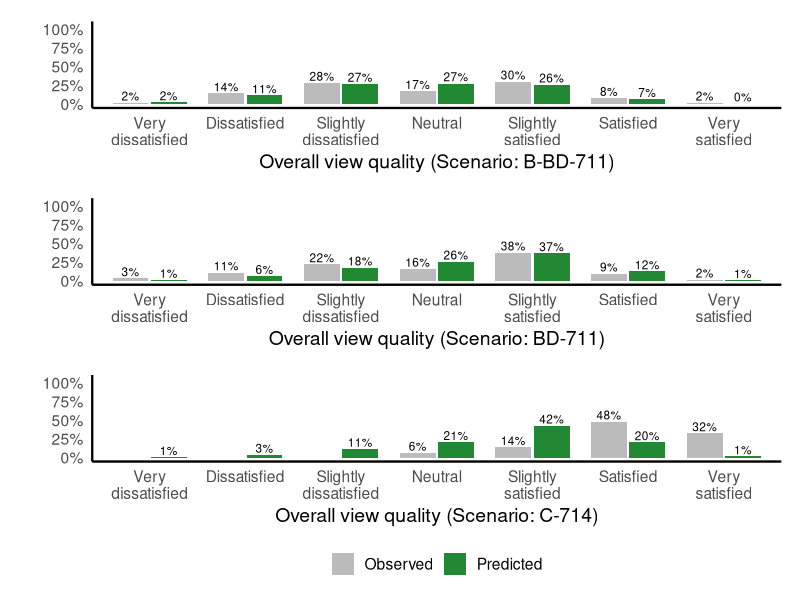

Source code (R):
# ===== Load Libraries =====
library(dplyr)
library(tidyr)
library(ggplot2)
library(scales)
library(ordinal)    # clmm
library(patchwork)  # stacking plots

# ===== Read and Preprocess Data =====
# file_path <- "H:/My Drive/2. Post-PhD/2. Research/4. Window View Quality Global Dataset/7. Interim Result/2. Data Filtering, Sorting, and Merging/C.FINAL_VERSION.csv"
#file_path <- "G:/My Drive/2. Post-PhD/2. Research/4. Window View Quality Global Dataset/7. Interim Result/2. Data Filtering, Sorting, and Merging/C.FINAL_VERSION.csv"

data <- read.csv("View_experiment.csv")
print(names(data))
data <- na.omit(data)

# Ensure column names exist (adjust indices if needed)
colnames(data)[47] <- "predictor6.5"
colnames(data)[9]  <- "participant_id"

# Factors and numerics
data <- data |>
  dplyr::mutate(
    predictor1_category   = factor(predictor1, levels = c("1", "2", "3"), ordered = TRUE),
    predictor3_category   = factor(predictor3_category, levels = c("d < 20 m", "d ≥ 20 m"), ordered = TRUE),
    predictor4_category   = factor(predictor4_category, levels = c("d > 5.1 m", "d ≤ 5.1 m"), ordered = TRUE),
    predictor5_category   = factor(predictor5_category, levels = c("r < 50%", "r ≥ 50%"), ordered = TRUE),
    predictor6_category   = factor(predictor6_category, levels = c("θ < 54°", "θ ≥ 54°"), ordered = TRUE),
    predictor6.5_category = factor(predictor6.5_category, levels = c("θ < 54°", "θ ≥ 54°"), ordered = TRUE),
    
    # Keep Fenestration as unordered factor with "Shading" as reference
    Fenestration = factor(Fenestration, levels = c("Shading", "Clear"), ordered = FALSE),
    predictor2   = factor(predictor2, levels = c("No-Nature", "Nature"), ordered = TRUE),
    
    # Numeric conversions
    dplyr::across(c(Greenery_ratio, Sky_ratio, Nature_ratio,
                    predictor3, predictor4, predictor5, predictor6, predictor6.5),
                  ~ suppressWarnings(as.numeric(as.character(.))))
  )


unique(data$Fenestration)


# Ordered outcome with 7 categories
data$Overall_view_quality <- factor(
  data$Overall_view_quality,
  levels = c("-3", "-2", "-1", "0", "1", "2", "3"),
  labels = c("Very dissatisfied", "Dissatisfied", "Slightly dissatisfied",
             "Neutral", "Slightly satisfied", "Satisfied", "Very satisfied"),
  ordered = TRUE
)

# ===== Log-transformed Predictors =====
data <- data |>
  dplyr::mutate(
    predictor3_log     = log(predictor3 + 1),
    predictor4_log     = log(predictor4 + 1),
    predictor5_log     = log(predictor5 + 1),
    predictor6_log     = log(predictor6 + 1),
    predictor6.5_log   = log(predictor6.5 + 1),
    Greenery_ratio_log = log(Greenery_ratio + 1),
    Sky_ratio_log      = log(Sky_ratio + 1),
    Nature_ratio_log   = log(Nature_ratio + 1)
  )

# Ensure participant_id is a factor and set treatment contrasts
data$participant_id <- factor(data$participant_id)
contrasts(data$Fenestration) <- contr.treatment(n = 2, base = 1)  # "Shading" baseline

# ===== Fit CLMM Model =====
formula_str <- "Overall_view_quality ~
          Nature_ratio_log +
          predictor3_log +
          predictor4_log +
          predictor6_log * predictor6.5_log +
          Fenestration +
          (1 | participant_id)"

model_clmm <- clmm(as.formula(formula_str), data = data)
print(summary(model_clmm))

# ===== Helper: Compute probabilities from RAW inputs =====
predict_category_probs <- function(model, input_raw, outcome_levels) {
  # 1) Transform raw -> log(x+1) where needed
  input_vals <- list(
    Nature_ratio_log  = log(input_raw$Nature_ratio + 1),
    predictor3_log    = log(input_raw$predictor3 + 1),
    predictor4_log    = log(input_raw$predictor4 + 1),
    predictor6_log    = log(input_raw$predictor6 + 1),
    predictor6.5_log  = log(input_raw$predictor6.5 + 1),
    Fenestration      = input_raw$Fenestration
  )
  
  # 2) Extract fixed effects and thresholds
  coefs      <- model$beta
  thresholds <- model$Theta
  
  # 3) Build eta (includes interaction term)
  eta <- 0
  add_if_present <- function(name, value) {
    if (name %in% names(coefs)) return(value * coefs[[name]]) else return(0)
  }
  eta <- eta + add_if_present("Nature_ratio_log",  input_vals$Nature_ratio_log)
  eta <- eta + add_if_present("predictor3_log",    input_vals$predictor3_log)
  eta <- eta + add_if_present("predictor4_log",    input_vals$predictor4_log)
  eta <- eta + add_if_present("predictor6_log",    input_vals$predictor6_log)
  eta <- eta + add_if_present("predictor6.5_log",  input_vals$predictor6.5_log)
  eta <- eta + add_if_present("predictor6_log:predictor6.5_log",
                              input_vals$predictor6_log * input_vals$predictor6.5_log)
  
  # Fenestration (robust to naming)
  fen_names <- c("FenestrationClear", "Fenestration.L", "Fenestration1")
  fen_coef_name <- fen_names[fen_names %in% names(coefs)]
  if (length(fen_coef_name) == 1 && input_vals$Fenestration == "Clear") {
    eta <- eta + coefs[[fen_coef_name]]
  }
  
  # 4) Cumulative and category probabilities
  cum_probs <- plogis(thresholds - eta)  # P(Y <= k)
  probs <- numeric(length(thresholds) + 1)
  probs[1] <- cum_probs[1]
  if (length(thresholds) > 1) {
    for (i in 2:length(thresholds)) {
      probs[i] <- cum_probs[i] - cum_probs[i - 1]
    }
  }
  probs[length(probs)] <- 1 - cum_probs[length(cum_probs)]
  
  data.frame(
    Category    = factor(outcome_levels, levels = outcome_levels, ordered = TRUE),
    Probability = as.numeric(probs)
  )
}

# ===== Helper: Predicted vs Observed plot for a given Stimuli (with top-centered labels) =====
make_pred_vs_obs_plot <- function(stim_id, legend_where = c("none","bottom")) {
  legend_where <- match.arg(legend_where)
  
  # 1) Pull first row for predictors
  row1 <- data %>%
    dplyr::filter(Stimuli == stim_id) %>%
    dplyr::slice_head(n = 1)
  if (nrow(row1) == 0) stop(sprintf("No rows found for Stimuli = '%s'.", stim_id))
  
  # 2) Fenestration value (choose correct column name)
  # 2) Fenestration value (use Fenestration column directly)
  fen_value <- as.character(row1$Fenestration[1])
  
  
  # 3) Build input_raw list from FIRST row (no averaging)
  input_raw <- list(
    Nature_ratio = as.numeric(row1$Nature_ratio[1]),
    predictor3   = as.numeric(row1$predictor3[1]),
    predictor4   = as.numeric(row1$predictor4[1]),
    predictor6   = as.numeric(row1$predictor6[1]),
    predictor6.5 = as.numeric(row1$predictor6.5[1]),
    Fenestration = fen_value
  )
  
  # 4) Predicted probabilities
  plot_df <- predict_category_probs(
    model = model_clmm,
    input_raw = input_raw,
    outcome_levels = levels(data$Overall_view_quality)
  )
  
  # 5) Observed proportions for this Stimuli
  obs_df <- data %>%
    dplyr::filter(Stimuli == stim_id) %>%
    dplyr::count(Overall_view_quality, name = "n") %>%
    tidyr::complete(Overall_view_quality = levels(data$Overall_view_quality), fill = list(n = 0)) %>%
    dplyr::mutate(Probability_observed = n / sum(n)) %>%
    dplyr::transmute(Category = Overall_view_quality, Probability_observed)
  
  # 6) Merge and reshape
  plot_merge <- plot_df %>%
    dplyr::left_join(obs_df, by = "Category") %>%
    dplyr::mutate(Probability_observed = tidyr::replace_na(Probability_observed, 0)) %>%
    dplyr::rename(Predicted = Probability, Observed = Probability_observed)
  
  plot_long <- plot_merge %>%
    tidyr::pivot_longer(cols = c(Predicted, Observed),
                        names_to = "Type",
                        values_to = "Probability")
  
  # 7) Fixed category order: Very dissatisfied ... Neutral ... Very satisfied
  plot_long$Category <- factor(
    plot_long$Category,
    levels = c(
      "Very dissatisfied",
      "Dissatisfied",
      "Slightly dissatisfied",
      "Neutral",
      "Slightly satisfied",
      "Satisfied",
      "Very satisfied"
    ),
    ordered = TRUE
  )
  
  # 8) Labels + colors
  custom_labels <- c(
    "Very dissatisfied"     = "Very\ndissatisfied",
    "Dissatisfied"          = "Dissatisfied",
    "Slightly dissatisfied" = "Slightly\ndissatisfied",
    "Neutral"               = "Neutral",
    "Slightly satisfied"    = "Slightly\nsatisfied",
    "Satisfied"             = "Satisfied",
    "Very satisfied"        = "Very\nsatisfied"
  )
  my_cols <- c(Predicted = "#228833", Observed = "#BBBBBB")
  
  # 9) Plot with top-centered percent labels
  ggplot(plot_long, aes(x = Category, y = Probability, fill = Type)) +
    geom_col(position = position_dodge(width = 0.8), width = 0.75) +
    # labels above each bar (centered)
    geom_text(
      aes(label = ifelse(Probability > 0, scales::percent(Probability, accuracy = 1), "")),
      position = position_dodge(width = 0.8),
      vjust = -0.25, size = 3
    ) +
    scale_y_continuous(labels = scales::label_percent(accuracy = 1)) +
    # add headroom for labels & prevent clipping
    coord_cartesian(ylim = c(0, 1.05), clip = "off") +
    scale_x_discrete(labels = custom_labels) +
    scale_fill_manual(values = my_cols) +
    labs(
      x = paste0("Overall view quality (Scenario: ", stim_id, ")"),
      y = "",
      fill = ""
    ) +
    guides(fill = guide_legend(title = NULL)) +
    theme_minimal(base_size = 14) +
    theme(
      panel.grid.major = element_blank(),
      panel.grid.minor = element_blank(),
      panel.border     = element_blank(),
      axis.line.x      = element_line(color = "black", size = 0.8),
      axis.line.y      = element_line(color = "black", size = 0.8),
      legend.position  = if (legend_where == "bottom") "bottom" else "none",
      legend.margin    = margin(t = 4, r = 4, b = 4, l = 4),
      plot.margin      = margin(t = 10, r = 8, b = 8, l = 8)
    )
}

# ===== Build THREE rows (legend only on bottom) =====
top_id <- "B-BD-711"   # change as needed
mid_id <- "BD-711"      # change as needed
bot_id <- "C-714"      # change as needed

p_top <- make_pred_vs_obs_plot(top_id, legend_where = "none")
p_mid <- make_pred_vs_obs_plot(mid_id, legend_where = "none")
p_bot <- make_pred_vs_obs_plot(bot_id, legend_where = "bottom")

combined <- (p_top / p_mid / p_bot) 

# Show
print(combined)

# Save (increase height for 3 rows)
# ggsave(
#   filename = "G:/My Drive/2. Post-PhD/2. Research/4. Window View Quality Global Dataset/100. View Quality Paper/1001. Figures/8. Section 4.3 Model validation/pred_vs_obs_3rows.jpg",
#   plot = combined, width = 6, height = 8, dpi = 500
# )
